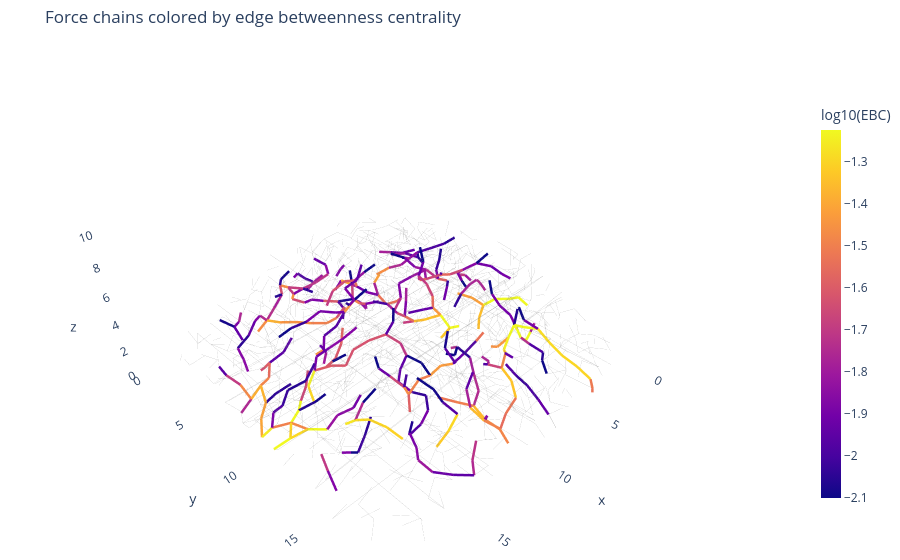

The code cell stored with this chart in its notebook:
### Code cell
# 
# Plot without recomputing EBC
# 
# Change display settings only. This reuses positions, chains, Graph, and ebc from the pipeline above.

# Choose which version to plot: "force" or "ebc".
quick_color_by = "ebc"

background_contact_fraction = 0.25  
gray_line_width = 0.8
gray_opacity = 0.30
chain_line_width = 5.0

force_log_base = "ln"      # used when color_by = "force"
ebc_log_base = "log10"     # used when olor_by = "ebc"

fig_replot = visualize_3d_chain_architecture(
    pos=pos,
    chains=chains,
    G=G,
    ebc=ebc,
    color_by=quick_color_by,
    save_html=output_dir / f"force_chains_quick_replot_{quick_color_by}.html",
    save_png=None,
    background_contact_fraction=background_contact_fraction,
    random_seed=random_seed,
    gray_line_width=gray_line_width,
    gray_opacity=gray_opacity,
    chain_line_width=chain_line_width,
    z_range=z_range,
    force_log_base=force_log_base,
    ebc_log_base=ebc_log_base,
)
